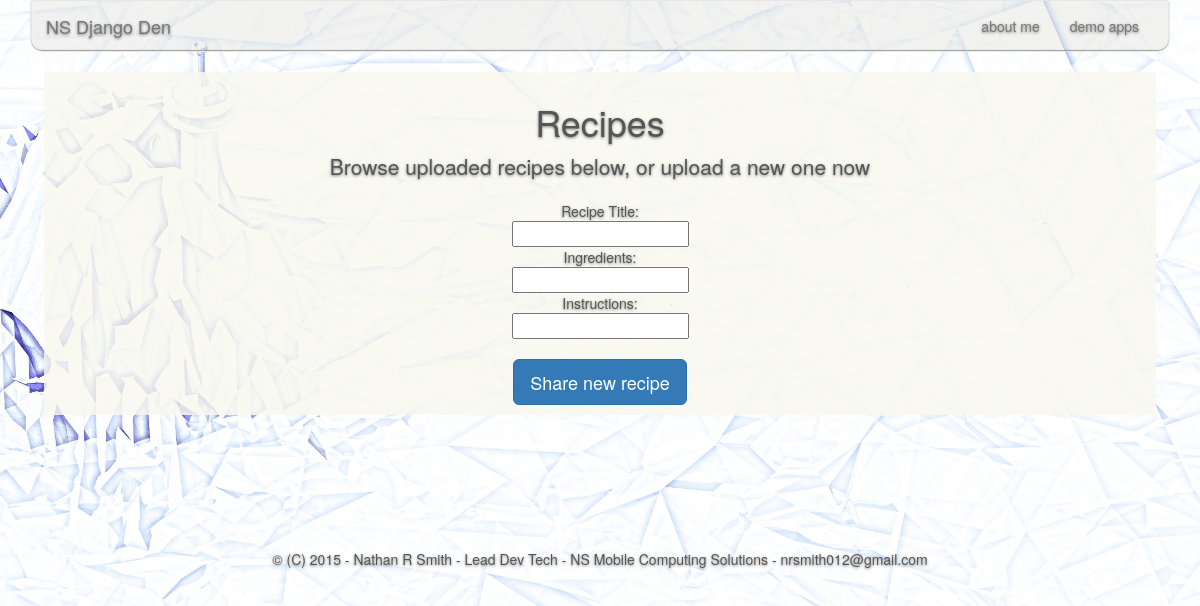
/postrecipes/, run on an earlier commit of the app's database.
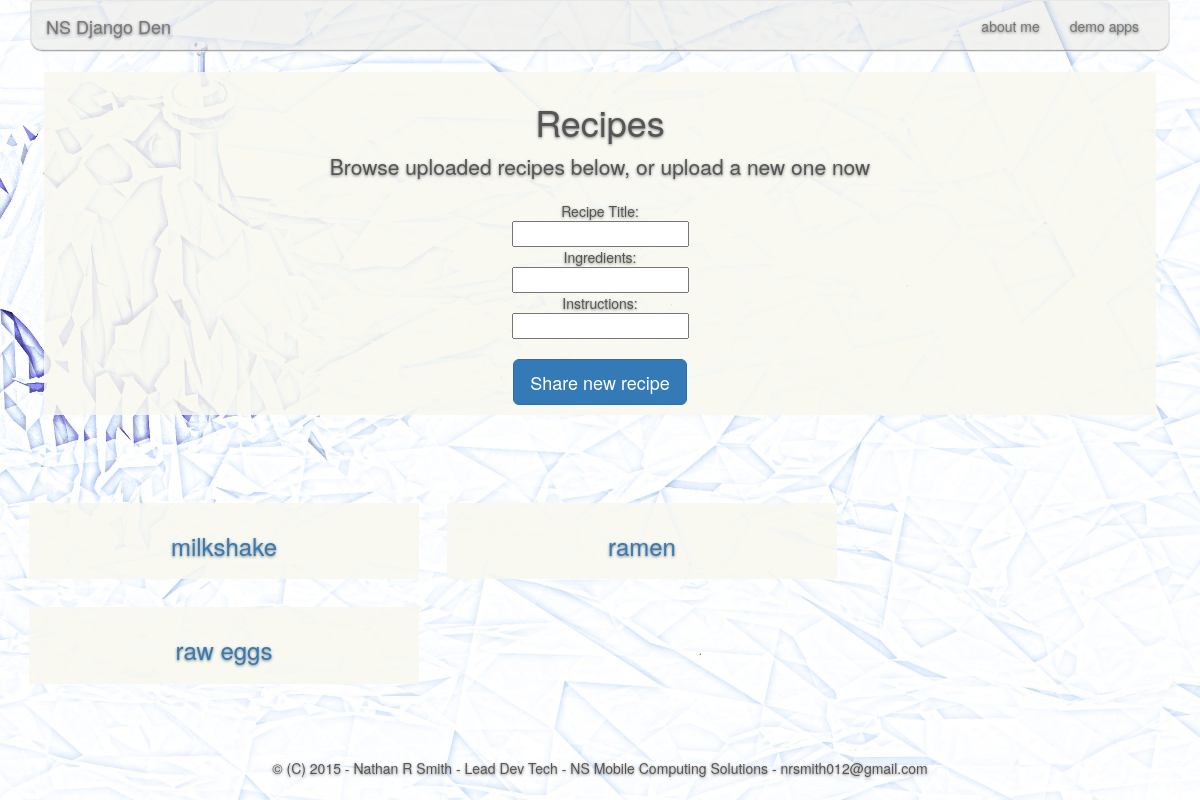
And on a later commit of the database.
### nsdjangoden/models.py (models this page shows, shortened)
class RecipePost(models.Model):
    title = models.CharField(max_length=40)
    urltitle = models.CharField(max_length=40)
    upvotes = models.IntegerField(default=1)
    downvotes = models.IntegerField(default=0)
    ingredients = models.CharField(max_length=200)
    instructions = models.CharField(max_length=300)

### nsdjangoden/views.py (the view)
def recipeindex(request):
    if request.method == 'POST':
        try:
            title = request.POST['title']
            dup = RecipePost.objects.filter(title=title)
            if dup:
                title += '(2)'
            rp = RecipePost(title=title,
                            urltitle = slugify(title),
                            ingredients=request.POST['ingredients'],
                            instructions=request.POST['instructions'],
                            )
            rp.save()
            return HttpResponseRedirect('/postrecipes/')
        except KeyError:
            context = {'recipes':RecipePost.objects.all(),
                       'warnings':'recipe error. please make sure you filled it in.'}
            return render(request, 'nsdjangoden/recipeindex.html', context)
    elif request.method == 'GET':
        recipes = [i for i in RecipePost.objects.all()]
        recipes = sorted(recipes, key=lambda x: x.title)
        context = {"recipes":recipes,
                   "warnings":None,
                   }
        return render(request, 'nsdjangoden/recipeindex.html', context)

### nsdjangoden/templates/nsdjangoden/recipeindex.html (shortened to what this page needs)
{% extends "bs_base.html" %}
{% block content %}
<div class="dispbox">
    <h1>Recipes</h1>
    <p class="lead">Browse uploaded recipes below, or upload a new one now</p>
    <form action="" method="post">
        Recipe Title:<br>
        <input type="text" name="title" value="">
        <br>
        Ingredients: <br>
        <input type="text" name="ingredients" value="">
        <br>
        Instructions:
        <br>
        <input type="text" name="instructions" value="">
        <br><br>
        <input type="submit" class="btn btn-lg btn-primary" value="Share new recipe">
    </form>
</div>
<br><br><br>
<div class="row marketing">
    {% for recipe in recipes %}
    <div class="dispbox col-xs-6 col-lg-4">
        <p><h3><a href="/postrecipes/{{ recipe.urltitle }}/">{{ recipe.title }}</a></h3></p>
    </div>
    {% endfor %}
</div>
{% endblock %}

What changed in the data, as far as the page shows it:
added RecipePost: title "milkshake"
added RecipePost: title "ramen"
added RecipePost: title "raw eggs"
